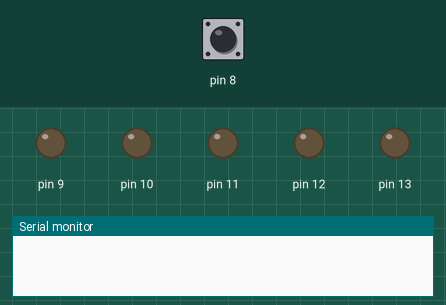
Recording of a sketch running on a simulated Arduino Uno, built with avr-gcc and run on an emulated ATmega328P. Shown: output pins drawn as LEDs (lit = HIGH), the last lines printed to the serial monitor. The inputs (shaded band) are chosen by the test bench; at power-on: pin 8 HIGH.

Above: at 1.2 s.
1.3 s: pin 8 pulled LOW for 0.15 s
At 3.6 s:
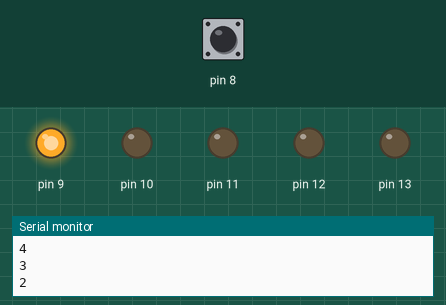
4.3 s: pin 8 pulled LOW for 1 s
At 5.65 s:
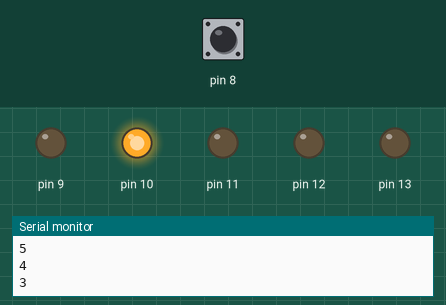
7.3 s: pin 8 pulled LOW for 3.2 s
At 8.0 s:
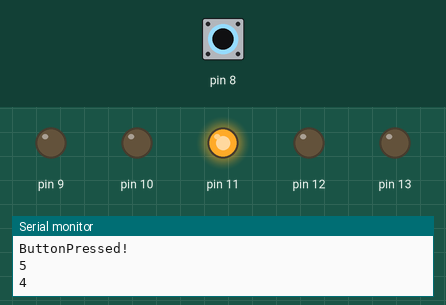
Timing chart, 0 to 11.3 s (numbered marks = the images above; inputs shaded):
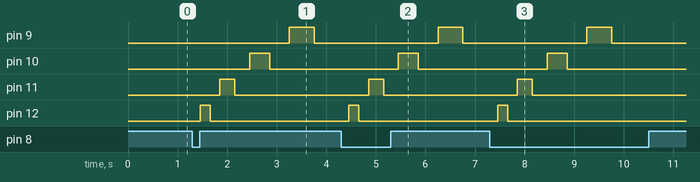

Measured:
- after the input at 1.3 s, pin 9: LOW → HIGH after 2.0 s, → LOW 0.50 s later; pin 10: LOW → HIGH after 1.2 s, → LOW 0.40 s later; pin 11: LOW → HIGH after 0.56 s, → LOW 0.30 s later; pin 12: LOW → HIGH after 0.16 s, → LOW 0.20 s later
- after the input at 4.3 s, pin 9: LOW → HIGH after 2.0 s, → LOW 0.50 s later; pin 10: LOW → HIGH after 1.2 s, → LOW 0.40 s later; pin 11: LOW → HIGH after 0.56 s, → LOW 0.30 s later; pin 12: LOW → HIGH after 0.16 s, → LOW 0.20 s later
- after the input at 7.3 s, pin 9: LOW → HIGH after 2.0 s, → LOW 0.50 s later; pin 10: LOW → HIGH after 1.2 s, → LOW 0.40 s later; pin 11: LOW → HIGH after 0.56 s, → LOW 0.30 s later; pin 12: LOW → HIGH after 0.16 s, → LOW 0.20 s later

The sketch:

BitwiseWithPullup.ino
```cpp
//Nathaniel Mugenyi B28313

void setup() {

  Serial.begin(9600);

  //Output Leds

	DDRB |= (1 << 5);
  DDRB |= (1 << 4);
  DDRB |= (1 << 3);
  DDRB |= (1 << 2);
  DDRB |= (1 << 1);

  // Pin 8 INPUT
  DDRB &= ~(1 << 0);

  // Pin 8
  PORTB |= (1 << 0);
}


void loop() {

  if (!(PINB & (1 << 0))) {

    delay(50);

    if (!(PINB & (1 << 0))) {

      Serial.println("Debounced Press Detected!");

      // Sequence
          Serial.println("ButtonPressed!");
          PORTB |= (1 << 5);
          delay(5);
          PORTB &= ~(1 << 5);
          delay(100);
          Serial.println("5");
            PORTB |= (1 << 4);
          delay(200);
          PORTB &= ~(1 << 4);
          delay(200);
          Serial.println("4");
            PORTB |= (1 << 3);
          delay(300);
              PORTB &= ~(1 << 3);
          delay(300);
            Serial.println("3");
            PORTB |= (1 << 2);
          delay(400);
              PORTB &= ~(1 << 2);
          delay(400);
            Serial.println("2");
            PORTB |= (1 << 1);
          delay(500);
          PORTB &= ~(1 << 1);
          delay(500);
          Serial.println("1");

      while (!(PINB & (1 << 0))) {
      }
  }

  }


}
```
